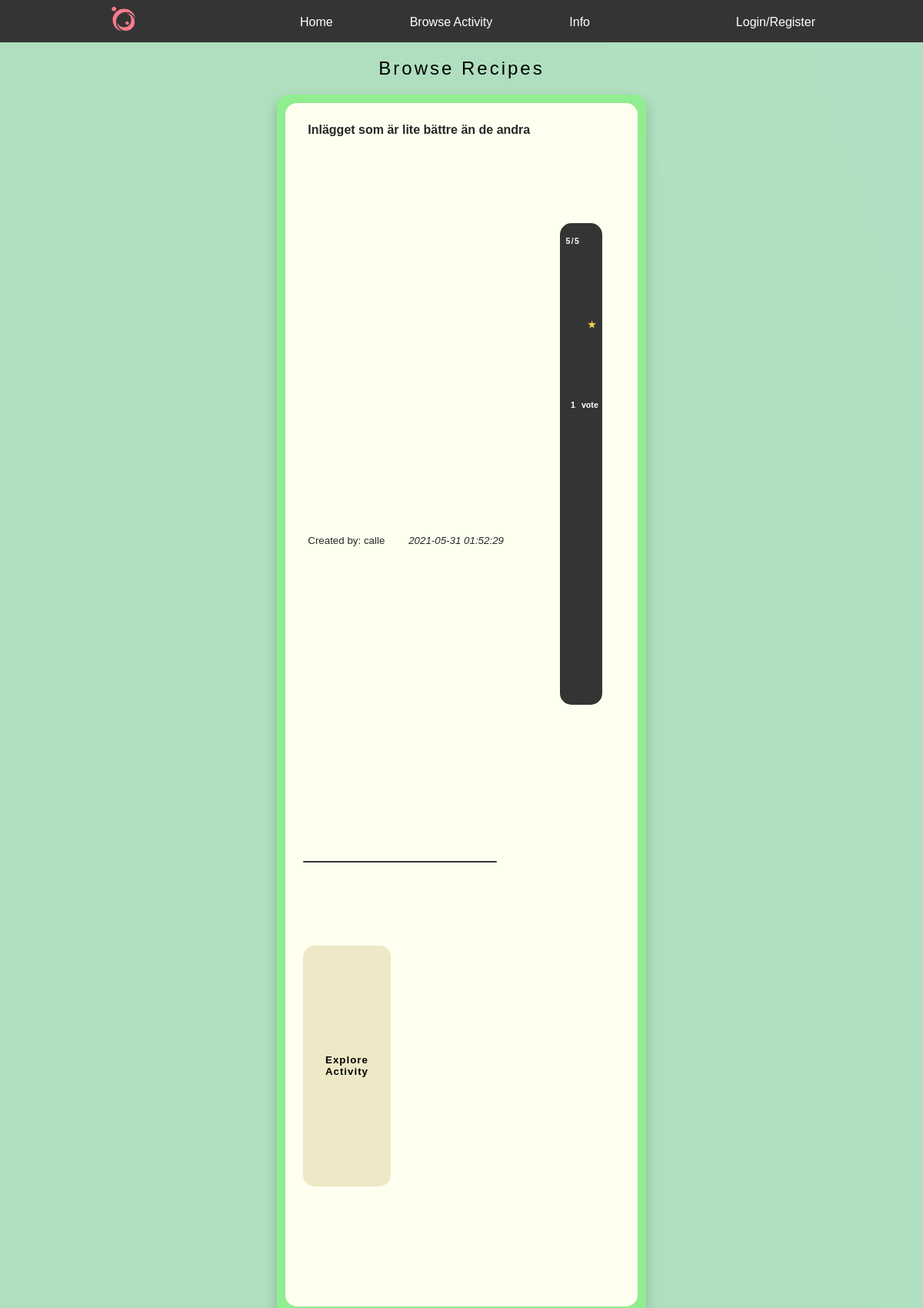
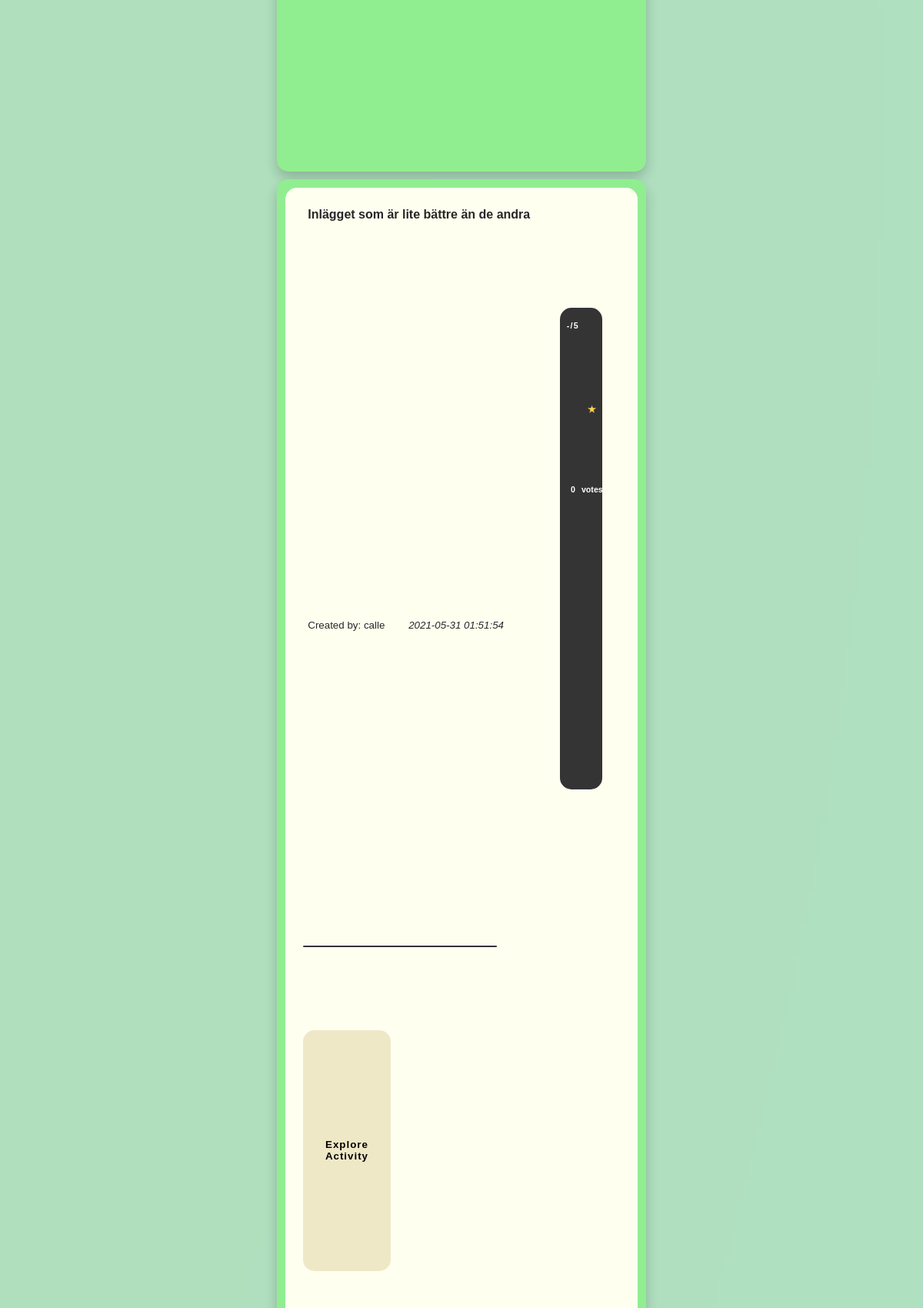
The app's page /views/home.php (upper part) with its own data (2 pictures, top to bottom).
### tables this page shows
CREATE TABLE "threads" (
	"tid"	INTEGER NOT NULL,
	"uid"	TEXT NOT NULL,
	"topic"	TEXT,
	"category"	TEXT,
	"enviroment"	TEXT,
	"threadText"	TEXT,
	"date"	TEXT,
	"image_id"	INTEGER,
	"rating"	INTEGER,
	"markerLocation"	TEXT,
	PRIMARY KEY("tid"),
	FOREIGN KEY("image_id") REFERENCES "images"("image_id")
);

CREATE TABLE "users" (
	"uid"	INTEGER NOT NULL,
	"username"	TEXT NOT NULL,
	"email"	TEXT NOT NULL,
	"password"	TEXT NOT NULL,
	"salt"	TEXT NOT NULL,
	"date"	TEXT NOT NULL,
	PRIMARY KEY("uid" AUTOINCREMENT)
);

### home.inc.php (called while the page is built, shortened)
<?php
function getUsername($uid) {
    $db = new SQLite3('../db/databas.db');
    $sql = "SELECT * FROM users WHERE uid=:uid";
    $stmt=$db->prepare($sql);
    $stmt->bindParam(':uid', $uid, SQLITE3_TEXT);
    $result = $stmt->execute();
    $row = $result->fetchArray(SQLITE3_TEXT);
    return $row['username'];
}

### setAndGetActivity.inc.php (the view, shortened to what this page needs)
<?php
function getThreads(){
    $db = new SQLite3('../db/databas.db');
    $sql = "SELECT * FROM threads ORDER BY tid DESC";
    $stmt=$db->prepare($sql);
    $stmt->bindParam(':tid', $tid, SQLITE3_TEXT);
    $stmt->bindParam(':uid', $uid, SQLITE3_TEXT);
    $stmt->bindParam(':topic', $topic, SQLITE3_TEXT);
    $stmt->bindParam(':date', $date, SQLITE3_TEXT);
    $stmt->bindParam(':threadText',$threadText,SQLITE3_TEXT);
    $result = $stmt->execute();
        while($row = $result->fetchArray(SQLITE3_TEXT)){
            $tidthread = $row['tid'];
            $catid= $row['category'];
            echo"<div class='thread-box2' id='$catid'> ";
            echo "<div class='thread-box'>";
            echo "<form id='GoToThreadForm' class='form' method='POST' action='".GoToNextPage($tidthread)."'>";
            echo "<p class='thic'>".$row['topic']."</p>";
            echo "<p class='postedThreadUsername' id='metabrowse'>Created by: ".getUsername($row['uid'])."</p>";
            echo "<p class='italic' id='metabrowse2'>".$row['date']."</p>";
            echo"<div class='minisplit'></div>";
            echo "<div class='rankspot2'>";
            if($row['rating'] == NULL || $row['rating'] == 'NAN'){
                echo "<p id='rank2'>-/5 </p>";
            }else{
                echo "<p id='rank2'>".$row['rating']."/5 </p>";
            }
            if(getreviews($db,$tidthread ) == 1){
                echo "<p id='votesin2'>".getreviews($db,$tidthread)." </p>";
                echo "<p id='votes2'>vote </p>";
            }else{
                echo "<p id='votesin2'>".getreviews($db,$tidthread)." </p>";
                echo "<p id='votes2'>votes </p>";
            }
            echo "<img src='../images/Gold_Star.svg.png' alt='star' id='star2'>
            </div> <br>";
            echo "<button type ='submit' name='threadSubmit' value='$tidthread' class='btn7'>Explore Activity</button>";
            echo "</p></form></div> </div>";
    }
}
    function getreviews($db,$tid){
        $sqlrows = "SELECT COUNT(*) as count FROM ratings WHERE tid=:tid";
        $rowstmt = $db->prepare($sqlrows);
        $rowstmt->bindParam(':tid', $tid, SQLITE3_TEXT);
        $rowresult = $rowstmt->execute();
        while($rowc = $rowresult->fetchArray(SQLITE3_TEXT)){
            $numRows = $rowc['count'];
        }
        return $numRows;
    }

### views/home.php (shortened to what this page needs)
<?php
    include '../home.inc.php';
    include '../setAndGetActivity.inc.php';
?>
<!DOCTYPE html>
<html lang="en">
<head>
    <link rel="stylesheet" href="../css/newstyle.css">
</head>
<body>
    <div id="BG">
        <?php
            if (isset($_SESSION['uid'])===true){
            include '../headers/loggedin.php';
            } else{
                include '../headers/notloggedin.php';
            }
        ?>
        <div class="textfield">
                <h2 class="boxhead">Browse Recipes</h2>
        </div>
            <?php
            getThreads();
            ?>
            </div>
</body>
</html>

### headers/notloggedin.php
<header>
            <ul>
                <li><a href="../views/onboarding.php">
                <img src="../images/logga.png" alt="logga" id="logga">
                </a></li>
                <li><a href="../views/homepage.php" class="choice" id="firstchoice">Home</a></li>
                <li><a href="../views/home.php" class="choice">Browse Activity</a></li>
                <li><a href="../views/info.php" class="choice">Info</a> </li>
                <li><a href="../views/loginreg.php" class="choice" id="lastchoice">Login/Register</a></li>
            </ul>
        </header>

### css/newstyle.css (style rules this page uses)
* { box-sizing: border-box; }
body { font-family: 'Montserrat', sans-serif; }
body,html { height: 100%; }
#BG { position: absolute; background-image: url("../images/BG.png"); background-size: 50%; height: 100%; overflow-x: hidden; overflow-y: auto; display:block; position: relative; background-position: center; background-repeat: no-repeat; background-size: cover; width: 100%; position: fixed; top: 0; left: 0; }
header { display: block; background-color: #353434; width: inherit; height: 55px; }
ul { list-style-type: none; margin: 0; padding: 0; display: block; }
li { float: left; }
#logga { margin-top: 5px; width: 55px; margin-left: 135px; }
#firstchoice { margin-left: 180px; }
.choice { display: block; padding: 20px; padding-bottom: 15.7px; margin-left: 60px; color: white; text-decoration:none; font-size: 12pt; font-weight: 200; }
#lastchoice { position: absolute; right: 10%; }
.thread-box { position: relative; color: #272727;; width: 96%; height: 87%; padding: 2%; background-color: ivory; margin: 10px auto; border-radius: 15px; }
.thread-box2 { position: relative; color: #272727;; width: 40%; height: 20%; padding: 0.1%; margin: 10px auto; border-radius: 15px; box-shadow: 0px 8px 16px 0px rgba(0,0,0,0.2); }

### css/box.css (style rules this page uses)
.boxhead { font-size: 18pt; font-weight: 300; }
.textfield { text-align: center; position: relative; margin-right: 0 auto; margin-left: 0 auto; color: black; letter-spacing: 3px; }
a { text-decoration: none; }

### css/activitybar.css (style rules this page uses)
* { box-sizing: border-box; }

### css/createrecipe.css (style rules this page uses)
form { margin-left: 20px; }

### css/postsstyle.css (style rules this page uses)
#Adventure { background-color: lightgreen; }
.btn7 { font-weight: 600; letter-spacing: 1px; width: 25%; height: 20%; border-radius: 15px; background-color: rgb(238, 232, 199); border: none; position: absolute; display: inline-block; bottom: 10%; left: 5%; }
.italic { font-style: italic; font-weight: 200; }
.thic { font-weight: 600; }
#metabrowse { position: absolute; top: 35%; font-size: 10pt; font-weight: 500; padding-right: 10%; float: left; }
#metabrowse2 { position: absolute; top: 35%; font-size: 10pt; font-weight: 500; left: 35%; float: left; }
.minisplit { position: absolute; background-color: #353434; border-radius: 15px; height: 2px; top: 63%; left: 5%; width: 55%; }
.rankspot2 { position: absolute; top: 10%; right: 10%; width: 12%; height: 40%; background-color: #353434 ; border-radius: 15px; margin-left: 50%; }
#star2 { position: absolute; right: 15%; top: 20%; width: 20%; }
#rank2 { letter-spacing: 1pt; position: relative; top: 1%; width: 50%; left: 0; text-align: center; font-size: 8pt; color: white; font-weight: 600; padding-left: 10%; }
#votes2 { position: absolute; right: 0; top: 35%; width: 50%; color: white; font-weight: 600; font-size: 8pt; text-align: center; padding-right: 10%; }
#votesin2 { padding-left: 10%; position: absolute; text-align: center; top: 35%; width: 50%; font-size: 8pt; color: white; font-weight: 600; }

### records on screen
threads: topic "Inlägget som är lite bättre än de andra", uid.username "calle", date "2021-05-31 01:52:29", rating "5", tidthread "1", $tidthread 45 (drawn)
threads: topic "Inlägget som är lite bättre än de andra", uid.username "calle", date "2021-05-31 01:51:54", shows "-/5", tidthread "0", $tidthread 44 (drawn)
